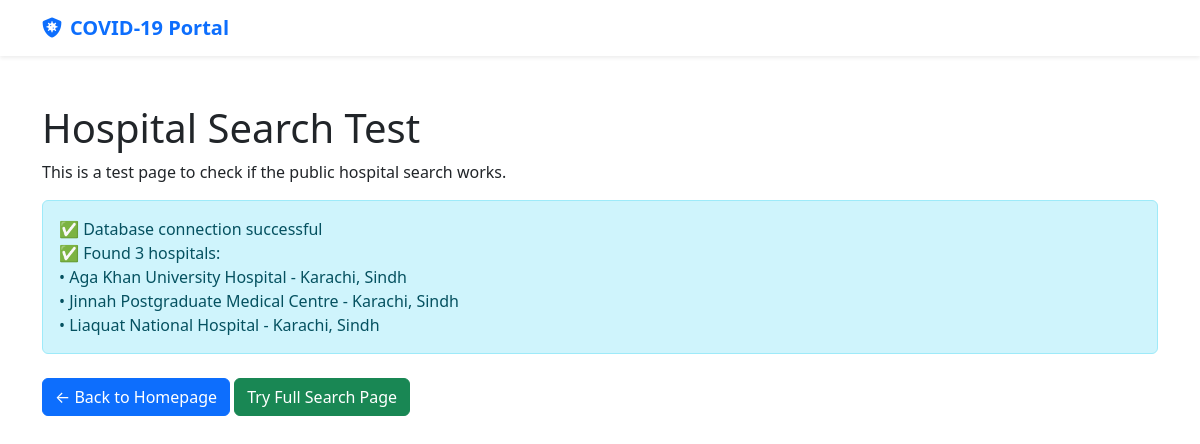
The app's page /test_simple_search.php with its own data.
### tables this page shows
CREATE TABLE hospitals (
    id INT AUTO_INCREMENT PRIMARY KEY,
    user_id INT,
    hospital_name VARCHAR(200) NOT NULL,
    registration_number VARCHAR(100) UNIQUE,
    license_number VARCHAR(100),
    contact_person VARCHAR(150),
    phone VARCHAR(20),
    email VARCHAR(150),
    address TEXT NOT NULL,
    city VARCHAR(100) NOT NULL,
    state VARCHAR(100) NOT NULL,
    pincode VARCHAR(10),
    latitude DECIMAL(10, 8),
    longitude DECIMAL(11, 8),
    facilities TEXT,
    specializations TEXT,
    bed_capacity INT DEFAULT 0,
    available_beds INT DEFAULT 0,
    covid_testing BOOLEAN DEFAULT TRUE,
    vaccination_available BOOLEAN DEFAULT TRUE,
    approval_status ENUM('pending', 'approved', 'rejected') DEFAULT 'pending',
    approved_by INT,
    approved_at TIMESTAMP NULL,
    created_at TIMESTAMP DEFAULT CURRENT_TIMESTAMP,
    updated_at TIMESTAMP DEFAULT CURRENT_TIMESTAMP ON UPDATE CURRENT_TIMESTAMP,
    FOREIGN KEY (user_id) REFERENCES users(id) ON DELETE CASCADE,
    FOREIGN KEY (approved_by) REFERENCES users(id)
);

### test_simple_search.php (the view, shortened to what this page needs)
<!DOCTYPE html>
<html lang="en">
<head>
    <link href="https://cdn.jsdelivr.net/npm/bootstrap@5.3.2/dist/css/bootstrap.min.css" rel="stylesheet">
    <link href="https://cdnjs.cloudflare.com/ajax/libs/font-awesome/6.0.0/css/all.min.css" rel="stylesheet">
</head>
<body>
    <nav class="navbar navbar-expand-lg navbar-light bg-white shadow-sm">
        <div class="container">
            <a class="navbar-brand fw-bold text-primary" href="index_new.php">
                <i class="fas fa-shield-virus me-2"></i>COVID-19 Portal
            </a>
        </div>
    </nav>
    <div class="container my-5">
        <h1>Hospital Search Test</h1>
        <p>This is a test page to check if the public hospital search works.</p>
        <?php
        include 'db.php';
        echo "<div class='alert alert-info'>";
        if ($conn->connect_error) {
            echo "❌ Database connection failed: " . $conn->connect_error;
        } else {
            echo "✅ Database connection successful<br>";
            $result = $conn->query("SELECT hospital_name, city, state FROM hospitals WHERE approval_status = 'approved' LIMIT 3");
            if ($result && $result->num_rows > 0) {
                echo "✅ Found " . $result->num_rows . " hospitals:<br>";
                while ($row = $result->fetch_assoc()) {
                    echo "• " . htmlspecialchars($row['hospital_name']) . " - " . htmlspecialchars($row['city']) . ", " . htmlspecialchars($row['state']) . "<br>";
                }
            } else {
                echo "❌ No hospitals found or query error: " . $conn->error;
            }
        }
        echo "</div>";
        ?>
        <div class="mt-4">
            <a href="index_new.php" class="btn btn-primary">← Back to Homepage</a>
            <a href="public_hospital_search.php" class="btn btn-success">Try Full Search Page</a>
        </div>
    </div>
</body>
</html>

### records on screen
hospitals: hospital_name "Aga Khan University Hospital", city "Karachi", state "Sindh"
hospitals: hospital_name "Jinnah Postgraduate Medical Centre", city "Karachi", state "Sindh"
hospitals: hospital_name "Liaquat National Hospital", city "Karachi", state "Sindh"

### other values on screen
$result->num_rows "3"
